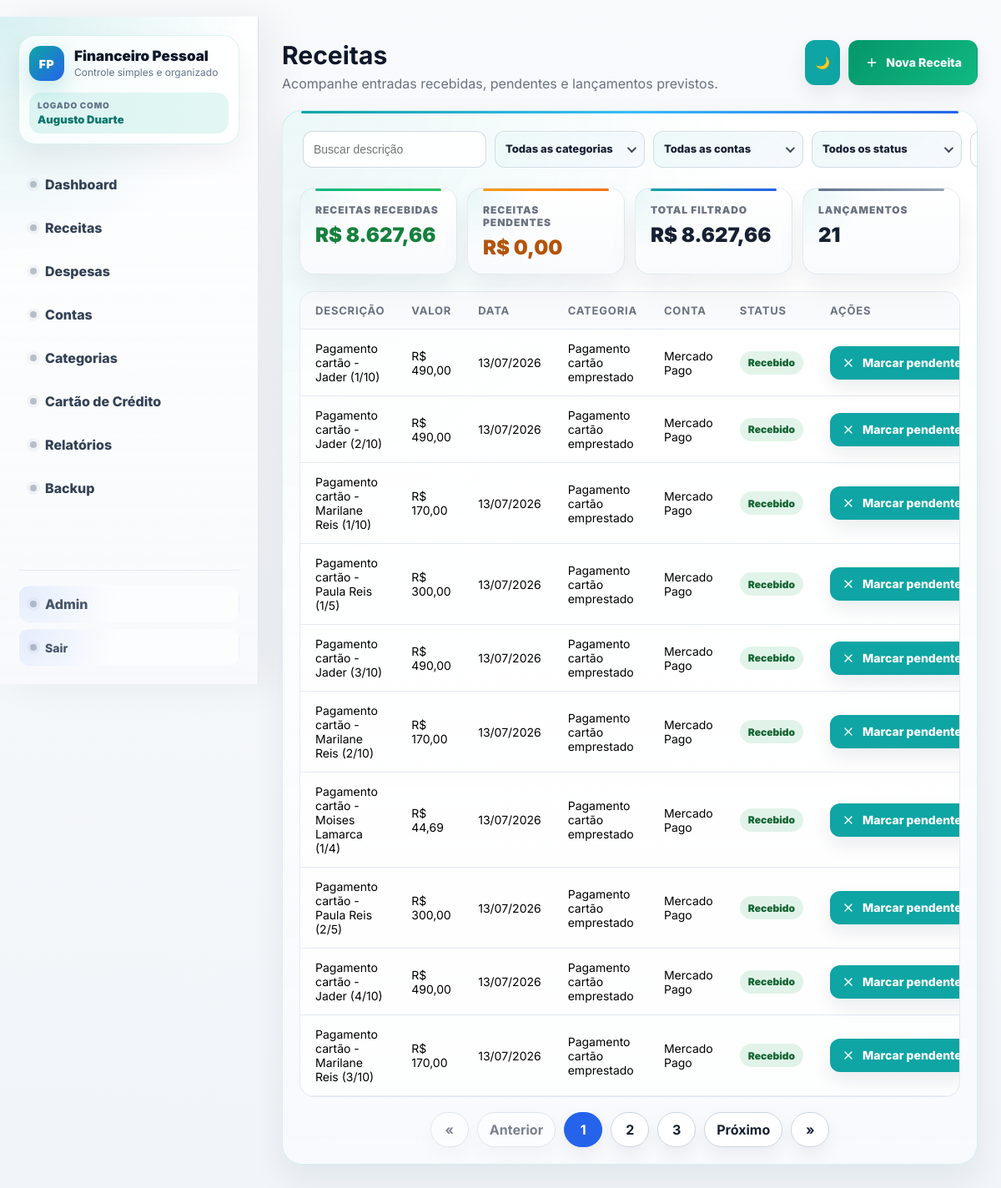
/receitas/ (signed in), run on the app's committed database.
### financeiro/models.py (models this page shows, shortened)
class Receita(models.Model):
    usuario = models.ForeignKey(settings.AUTH_USER_MODEL, on_delete=models.CASCADE, related_name='receitas_financeiras')
    descricao = models.CharField('Descrição', max_length=150)
    valor = models.DecimalField(max_digits=12, decimal_places=2)
    data = models.DateField()
    categoria = models.ForeignKey(Categoria, on_delete=models.PROTECT)
    conta = models.ForeignKey(Conta, on_delete=models.PROTECT)
    recebido = models.BooleanField(default=False)
    class Meta:
        verbose_name = 'Receita'
        verbose_name_plural = 'Receitas'

class Categoria(models.Model):
    TIPO_CHOICES = [
        ('receita', 'Receita'),
        ('despesa', 'Despesa'),
    ]
    usuario = models.ForeignKey(settings.AUTH_USER_MODEL, on_delete=models.CASCADE, related_name='categorias_financeiras')
    nome = models.CharField('Nome', max_length=100)
    tipo = models.CharField(max_length=20, choices=TIPO_CHOICES)
    class Meta:
        verbose_name = 'Categoria'
        verbose_name_plural = 'Categorias'
    def __str__(self):
        return self.nome

class Conta(models.Model):
    TIPO_CHOICES = [
        ('banco', 'Banco'),
        ('carteira', 'Carteira'),
        ('investimento', 'Investimento'),
    ]
    usuario = models.ForeignKey(settings.AUTH_USER_MODEL, on_delete=models.CASCADE, related_name='contas_financeiras')
    nome = models.CharField('Nome', max_length=100)
    tipo = models.CharField(max_length=20, choices=TIPO_CHOICES)
    saldo_inicial = models.DecimalField('Saldo inicial', max_digits=12, decimal_places=2, default=0)
    banco_principal = models.BooleanField('Banco principal', default=False)
    possui_cartao_credito = models.BooleanField('Possui cartão de crédito?', default=False)
    dias_antes_fechamento_fatura = models.PositiveIntegerField('Dias antes do vencimento da fatura', null=True, blank=True)
    dia_vencimento_fatura = models.PositiveIntegerField('Dia de vencimento da fatura', null=True, blank=True)
    class Meta:
        verbose_name = 'Conta'
        verbose_name_plural = 'Contas'
    def __str__(self):
        return self.nome

### financeiro/views.py (the view)
# urls.py: path('receitas/', login_required(views.lista_receitas), name='lista_receitas'),
def lista_receitas(request):
    usuario = request.user
    receitas = Receita.objects.filter(usuario=usuario).order_by('-data')
    q = request.GET.get('q', '').strip()
    categoria_id = request.GET.get('categoria', '')
    conta_id = request.GET.get('conta', '')
    status = request.GET.get('status', '')
    data = request.GET.get('data', '')
    if q:
        receitas = receitas.filter(descricao__icontains=q)
    if categoria_id:
        receitas = receitas.filter(categoria_id=categoria_id)
    if conta_id:
        receitas = receitas.filter(conta_id=conta_id)
    if status == 'recebido':
        receitas = receitas.filter(recebido=True)
    elif status == 'pendente':
        receitas = receitas.filter(recebido=False)
    if data:
        dt = interpretar_data_filtro(data)
        if dt:
            receitas = receitas.filter(data=dt)
    resumo_receitas = receitas.aggregate(
        total_filtrado=Sum('valor'),
        total_recebido=Sum('valor', filter=Q(recebido=True)),
        total_pendente=Sum('valor', filter=Q(recebido=False)),
        quantidade=Count('id'),
    )
    categorias = Categoria.objects.filter(usuario=usuario, tipo='receita').order_by('nome')
    contas = Conta.objects.filter(usuario=usuario).order_by('nome')
    paginator = Paginator(receitas, 10)
    page_obj = paginator.get_page(request.GET.get('page'))
    querystring = urlencode({k: v for k, v in request.GET.items() if v and k != 'page'})
    contexto = {
        'receitas': page_obj,
        'categorias': categorias,
        'contas': contas,
        'page_obj': page_obj,
        'querystring': querystring,
        'filtro_q': q,
        'filtro_categoria': categoria_id,
        'filtro_conta': conta_id,
        'filtro_status': status,
        'filtro_data': data,
        'total_receitas_filtrado': resumo_receitas['total_filtrado'] or 0,
        'total_receitas_recebidas': resumo_receitas['total_recebido'] or 0,
        'total_receitas_pendentes': resumo_receitas['total_pendente'] or 0,
        'quantidade_receitas_filtradas': resumo_receitas['quantidade'] or 0,
    }
    return render(request, 'financeiro/lista_receitas.html', contexto)

### financeiro/templatetags/currency_tags.py (called while the page is built)
@register.filter
def format_brl(value):
    if value is None:
        return ''
    try:
        valor = Decimal(value)
    except (TypeError, ValueError, InvalidOperation):
        return value
    valor = valor.quantize(Decimal('0.01'))
    valor_str = f'{valor:,.2f}'
    valor_str = valor_str.replace(',', 'X').replace('.', ',').replace('X', '.')
    return f'R$ {valor_str}'

### financeiro/templates/financeiro/lista_receitas.html (shortened to what this page needs)
﻿{% extends 'financeiro/base.html' %}
{% load currency_tags %}
{% block page_title %}Receitas{% endblock %}
{% block page_subtitle %}Acompanhe entradas recebidas, pendentes e lançamentos previstos.{% endblock %}
{% block page_actions %}
    <a href="/receitas/nova/" class="btn btn-success"><span class="btn-icon"><svg viewBox="0 0 24 24" stroke-width="2" stroke-linecap="round" stroke-linejoin="round"><path d="M12 5v14"></path><path d="M5 12h14"></path></svg></span>Nova Receita</a>
{% endblock %}
{% block content %}
<section class="panel">
    <form method="get" class="filter-row">
        <input type="text" name="q" value="{{ filtro_q }}" placeholder="Buscar descrição" class="filter-input">
        <input type="text" name="data" value="{{ filtro_data }}" class="filter-date date-mask" placeholder="DD/MM/YYYY">
    </form>
    <div class="list-summary-cards">
        <article class="list-summary-card positive">
            <span>Receitas recebidas</span>
            <strong>{{ total_receitas_recebidas|format_brl }}</strong>
        </article>
        <article class="list-summary-card warning">
            <span>Receitas pendentes</span>
            <strong>{{ total_receitas_pendentes|format_brl }}</strong>
        </article>
        <article class="list-summary-card primary">
            <span>Total filtrado</span>
            <strong>{{ total_receitas_filtrado|format_brl }}</strong>
        </article>
        <article class="list-summary-card neutral">
            <span>Lançamentos</span>
            <strong>{{ quantidade_receitas_filtradas }}</strong>
        </article>
    </div>
    <div class="table-wrap">
        <table>
            <tr>
                <th>Descrição</th>
                <th>Valor</th>
                <th>Data</th>
                <th>Categoria</th>
                <th>Conta</th>
                <th>Status</th>
                <th>Ações</th>
            </tr>
            {% for receita in receitas %}
            <tr>
                <td>{{ receita.descricao }}</td>
                <td>{{ receita.valor|format_brl }}</td>
                <td>{{ receita.data|date:"d/m/Y" }}</td>
                <td>{{ receita.categoria }}</td>
                <td>{{ receita.conta }}</td>
                <td>
                    {% if receita.recebido %}
                        <span class="status positive">Recebido</span>
                    {% else %}
                        <span class="status neutral">Pendente</span>
                    {% endif %}
                </td>
                <td>
                    <div class="actions status-actions">
                        <form method="post" action="/receitas/{{ receita.id }}/recebimento/" class="inline-form">
                            {% if receita.recebido %}
                                <button type="submit" class="btn btn-light btn-small"><span class="btn-icon"><svg viewBox="0 0 24 24" stroke-width="2" stroke-linecap="round" stroke-linejoin="round"><path d="M18 6L6 18"></path><path d="M6 6l12 12"></path></svg></span>Marcar pendente</button>
                            {% else %}
                                <button type="submit" class="btn btn-success btn-small"><span class="btn-icon"><svg viewBox="0 0 24 24" stroke-width="2" stroke-linecap="round" stroke-linejoin="round"><path d="M20 6L9 17l-5-5"></path></svg></span>Marcar recebido</button>
                            {% endif %}
                        </form>
                    </div>
                </td>
            </tr>
            {% empty %}
            <tr>
                <td colspan="7" class="empty">Nenhuma receita cadastrada.</td>
            </tr>
            {% endfor %}
        </table>
    </div>
    {% include 'financeiro/pagination.html' with page_obj=page_obj querystring=querystring %}
</section>
{% endblock %}

### data on the page
Receita: descricao "Pagamento cartão - Jader (1/10)", valor "R$ 490,00", data "13/07/2026", categoria "Pagamento cartão emprestado", conta "Mercado Pago", recebido "Recebido"
Receita: descricao "Pagamento cartão - Jader (2/10)", valor "R$ 490,00", data "13/07/2026", categoria "Pagamento cartão emprestado", conta "Mercado Pago", recebido "Recebido"
Receita: descricao "Pagamento cartão - Marilane Reis (1/10)", valor "R$ 170,00", data "13/07/2026", categoria "Pagamento cartão emprestado", conta "Mercado Pago", recebido "Recebido"
Receita: descricao "Pagamento cartão - Paula Reis (1/5)", valor "R$ 300,00", data "13/07/2026", categoria "Pagamento cartão emprestado", conta "Mercado Pago", recebido "Recebido"
Receita: descricao "Pagamento cartão - Jader (3/10)", valor "R$ 490,00", data "13/07/2026", categoria "Pagamento cartão emprestado", conta "Mercado Pago", recebido "Recebido"
Receita: descricao "Pagamento cartão - Marilane Reis (2/10)", valor "R$ 170,00", data "13/07/2026", categoria "Pagamento cartão emprestado", conta "Mercado Pago", recebido "Recebido"
Receita: descricao "Pagamento cartão - Moises Lamarca (1/4)", valor "R$ 44,69", data "13/07/2026", categoria "Pagamento cartão emprestado", conta "Mercado Pago", recebido "Recebido"
Receita: descricao "Pagamento cartão - Paula Reis (2/5)", valor "R$ 300,00", data "13/07/2026", categoria "Pagamento cartão emprestado", conta "Mercado Pago", recebido "Recebido"
Receita: descricao "Pagamento cartão - Jader (4/10)", valor "R$ 490,00", data "13/07/2026", categoria "Pagamento cartão emprestado", conta "Mercado Pago", recebido "Recebido"
Receita: descricao "Pagamento cartão - Marilane Reis (3/10)", valor "R$ 170,00", data "13/07/2026", categoria "Pagamento cartão emprestado", conta "Mercado Pago", recebido "Recebido"

### other printed values
{{ nome_usuario }} "Augusto Duarte"
{{ total_receitas_recebidas|format_brl }} "R$ 8.627,66"
{{ total_receitas_pendentes|format_brl }} "R$ 0,00"
{{ total_receitas_filtrado|format_brl }} "R$ 8.627,66"
{{ quantidade_receitas_filtradas }} "21"
{{ num }} "1"
{{ num }} "2" "3"
